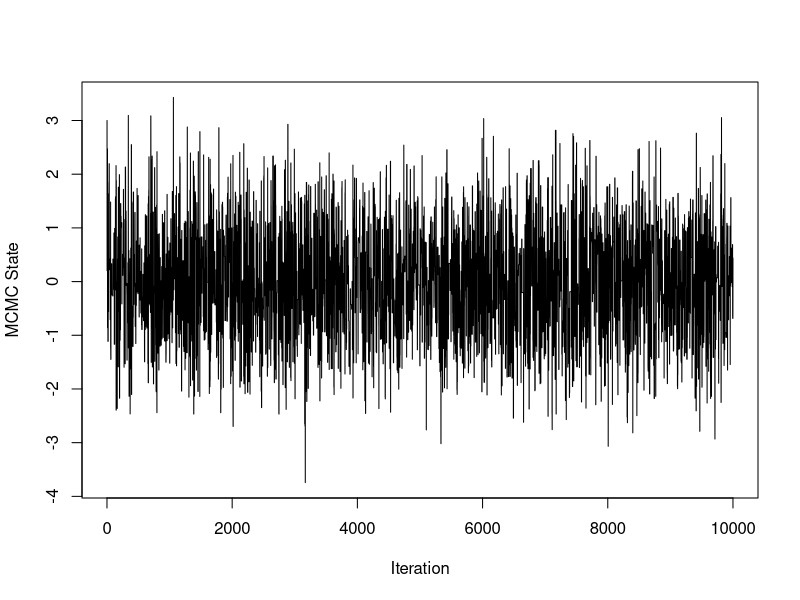
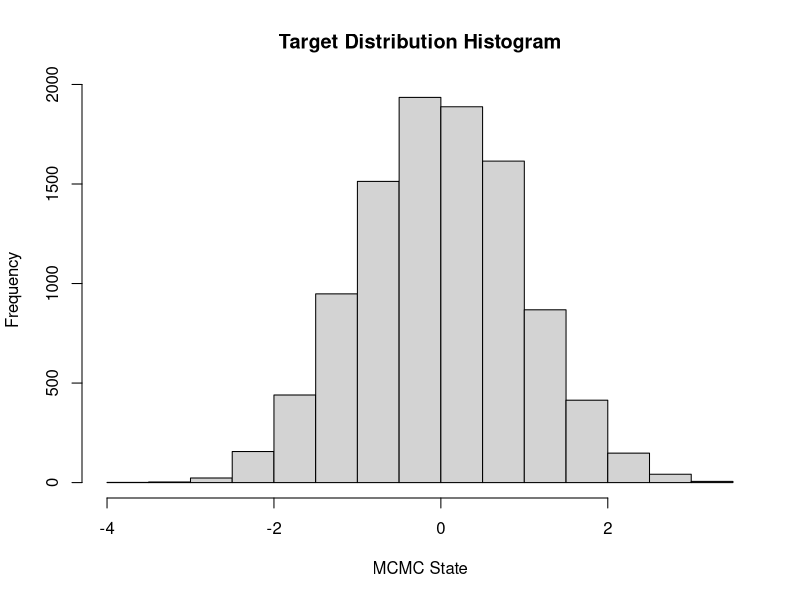

The R script that drew these images, in order:
## This script illustrates the Metropolis-Hastings algorithm for
## approximating the standard normal distribution
## Author: Vladimir N. Minin
## last update: 07/11/2021

## Your task: Add code the following function.

#' Generate the next state the Metropolis-Hastings (M-H) chain targeting N(0,1) distribution, using a uniform random walk proposal
#'
#' @param cur_value Current state of M-H Markov chain
#' @param tuning_par Tuning parameter of the uniform random walk, where a random increment ~ Unif[-tuning_par, tuning_par] is added to the current state of the Markov chain (delta in the notes)
#'
#' @return Numeric vector of length 2. The first element of the vector contains the next state of the M-H Markov chain. The second element contains 0 if the proposed values was rejected and 1 otherwise.
#'
#' @examples
#' unif_rw_next(0.4, 5.0)
unif_rw_next = function(cur_value, tuning_par){

  return_value = c(cur_value, 0)
  U1 <- cur_value + runif(1, -tuning_par, tuning_par)
  U2 <- runif(1, min = 0, max = 1)
  
  if (U2 < dnorm(U1)/dnorm(cur_value)){
    return_value <- c(U1, 1)
  }
    

  return(return_value)
}

mcmc_size = 10000
start_value = 3.0


mcmc_out = matrix(0, nrow=(mcmc_size), ncol=2)
colnames(mcmc_out) = c("state", "acc_status")

cur_value = c(start_value,1)
mcmc_out[1,] = cur_value

## Your task: add code to the below for loop to
## fill in the mcmc.out matrix defined above with
## the first column recording the state of the random
## walk and the second column recording the acceptance status
## of each Metropolis-Hastings move. Don't forget to play
## with the tuning parameter \delta.

for (i in 2:mcmc_size){
  mcmc_out[i,] = unif_rw_next(mcmc_out[i-1, 1], tuning_par = 5)# using row mcmc_out[i-1,] and unif_rw_next
}

## acceptance probability
mean(mcmc_out[,"acc_status"])

## mean of the target distribution
mean(mcmc_out[,"state"])

## trace plot
plot(1:mcmc_size, mcmc_out[,"state"], type="l", xlab="Iteration", ylab="MCMC State")

## histogram
hist(mcmc_out[,"state"], xlab="MCMC State", main="Target Distribution Histogram")

